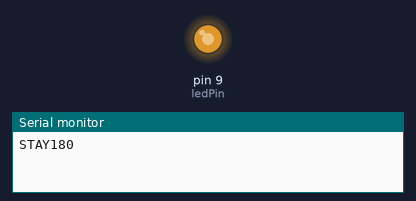
This sketch was run on a simulated Arduino Uno, built with avr-gcc and run on an emulated ATmega328P. On the bench: output pins drawn as LEDs (lit = HIGH), the last lines printed to the serial monitor.

Above: at 0.05 s.
At 31.4 s:
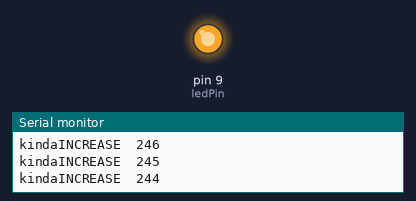
At 34.1 s:
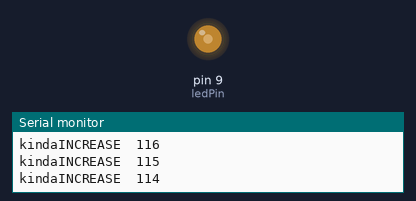
At 36.8 s:
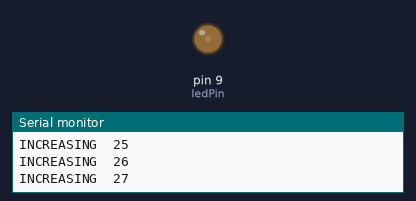
Timing chart, 0 to 51.2 s (numbered marks = the images above):
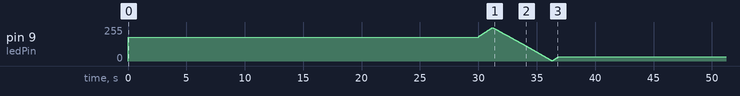

The sketch:

EKG_sketch.ino
```cpp
enum ledStates {kindaINCREASE, INCREASE, DECREASE, STAY, WAVE, OFF, ON}; // Here we make nicknames for the different states our program supports.
enum ledStates ledState; // We define 'ledState' as type ledStates'

unsigned long startMillis;  //some global variables available anywhere in the program
unsigned long currentMillis;

int brightness = 180; // our main variable for setting the brightness of the LED
float velocity = 1.0; // the speed at which we change the brightness.
int ledPin = 9; // we use pin 9 for PWM

void setup() {
  // put your setup code here, to run once:
  ledState = STAY;
  pinMode(ledPin, OUTPUT); // set ledPin as an output.
  Serial.begin(9600); // initiate the Serial monitor so we can use the Serial Plotter to graph our patterns
}

void loop() {
  // put your main code here, to run repeatedly:
  analogWrite(ledPin, brightness);
  compose();
  delay(10);
  analogWrite(ledPin, brightness);

}

void compose() {
  // this is a state machine which allows us to decouple the various operations from timed loops.
  // instead we just switch from state to state when particular conditions are met.

  switch (ledState){

  case INCREASE:
    brightness = increase_brightness(brightness, 1);

    Serial.print("INCREASING  ");
    Serial.println(brightness);

    if (brightness > 250){
      ledState = DECREASE;
      }
    break;

  case kindaINCREASE:
    brightness = increase_brightness(brightness, 1);

    Serial.print("INCREASING  ");
    Serial.println(brightness);

    if (brightness > 32){
      ledState = STAY;
      }
    break;

  case DECREASE:
    brightness = decrease_brightness(brightness, 0.5);

    Serial.print("kindaINCREASE  ");
    Serial.println(brightness);
      if (brightness == 0){
      ledState = kindaINCREASE;
      }
     break;

  case WAVE:
    Serial.print("WAVE  ");
    Serial.println(brightness);
    doForMs(1000, wavyshine); // this you might want to do for number of pulses, rather than for duration
    ledState = DECREASE;
    break;

  case STAY:
    Serial.print("STAY"  );
    Serial.println(brightness);
    brightness = brightness;
    doAfterMs(30000, goBackOn);
    break;

  case ON:
    Serial.print("ON"  );
    Serial.println(brightness);
    brightness = 255;
    break;

  case OFF:
    Serial.print("OFF"  );
    Serial.println(brightness);
    brightness = 0;
    doAfterMs(3000, goBackOn);
    break;


  }
}

void goBackOn(){
  ledState=INCREASE;
  }

void wavyshine(){
  Serial.print("WAVE  ");
  Serial.println(brightness);
  brightness = sinewave(1000,256,0); // you can tweak the parameters of the sinewave
  analogWrite(ledPin, brightness);
  }

int increase_brightness (int brightness, float velocity){
   return brightness = brightness + 1 * velocity;
  }

int decrease_brightness (int brightness, float velocity){
   return brightness = brightness - 1 * velocity;
  }

int sinewave(float duration, float amplitude, int offset){
    // Generate a sine oscillation, return a number.
    // In case you are using this for analogWrite, make sure the amplitude does not exceed 256
    float period = millis()/duration; // Duration in ms determines the wavelength.
    float midpoint = amplitude / 2; // set the midpoint of the wave at half the amplitude so there are no negative numbers
    int value = midpoint + midpoint * sin ( period * 2.0 * PI );
    value = value + offset; //offset allows you to move the wave up and down on the Y-axis. Should not exceed the value of amplitude to prevent clipping.
    return value;
  }

void doForMs(int duration, void (*function)()){
  // this helper function allows us to execute another function for 'duration' amount of millisecs
  bool doing = true;
  startMillis = millis();
  while(doing){
    currentMillis = millis();
    (*function)();
    if (currentMillis - startMillis >= duration){
      doing = false;
      }
    }

  }

  void doAfterMs(int duration, void (*function)()){
  // this helper function allows us to execute another function AFTER a 'duration' amount of millisecs
  bool doing = true;
  startMillis = millis();
  while(doing){
    currentMillis = millis();
    if (currentMillis - startMillis >= duration){
      doing = false;
      (*function)();
      }
    }

  }
//Powered by Gitea Version: 1.12.2 Page: 6ms Template: 2ms
// JavaScript licenses API Website Go1.14.4
```
